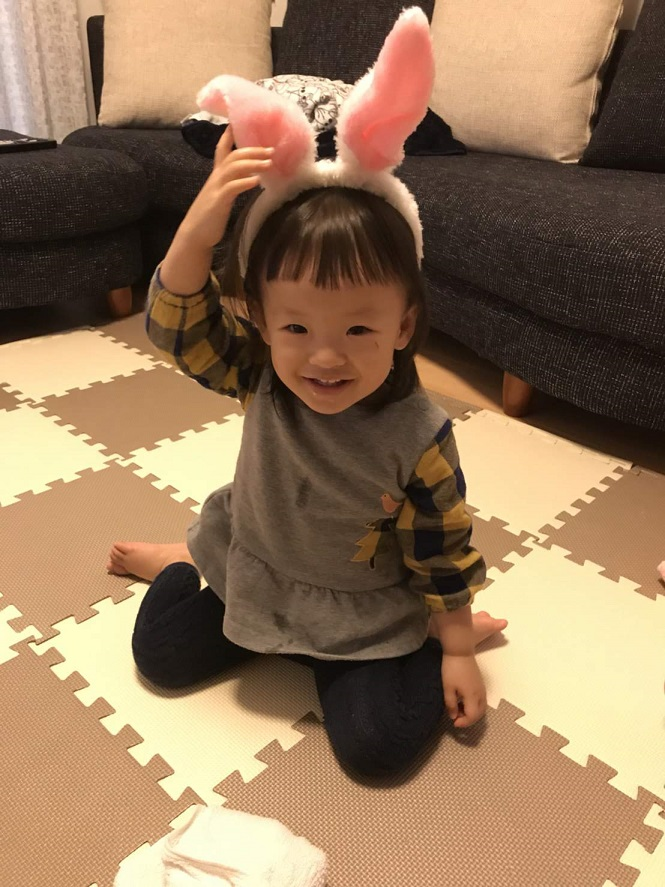
#> input picture images/mio02.jpg, 665 x 887 px
$ python sample02.py images/mio02.jpg
#> lines starting #> are read from the running program, lines starting #| are printed output that depends on the picture
from base64 import b64encode
from sys import argv
import json
import requests
from PIL import Image
from PIL import ImageDraw

def face_ditection( resp , im ):
    LIKELIHOOD = {'UNKOWN': '%sかわからない',
           'VERY_UNLIKELY': '全く%sでない',
           'UNLIKELY': '%sでない',
           'POSSIBLE': 'まぁまぁ%s',
           'LIKELY': '%s！',
           'VERY_LIKELY': 'とても%s'}

    draw = ImageDraw.Draw(im)

    for fa in resp["faceAnnotations"]:
        v = fa["boundingPoly"]

        v_list = v["vertices"]
        x = []
        y = []
        for item in v_list:
            try:
                x.append(item["x"])
            except KeyError:
                x.append( 0 )
            try:
                y.append(item["y"])
            except KeyError:
                y.append( 0 )
        draw.rectangle((min(x), min(y), max(x), max(y)), outline=(255, 0, 0))
        print( LIKELIHOOD[ fa["joyLikelihood"] ]%'楽しそう' )
        print( LIKELIHOOD[ fa["sorrowLikelihood"]]%'悲しそう' )
        print( LIKELIHOOD[ fa["angerLikelihood"]]%'怒ってそう' )
        print( LIKELIHOOD[ fa["surpriseLikelihood"]]%'驚いてそう' )

    im.show()

if __name__ == '__main__':
    resp = {'faceAnnotations': [{'boundingPoly': {
        'vertices': [{'x': 248, 'y': 229}, {'x': 415, 'y': 229}, {'x': 415, 'y': 422}, {'x': 248, 'y': 422}]},
                                 'fdBoundingPoly': {
                                     'vertices': [{'x': 259, 'y': 287}, {'x': 395, 'y': 287}, {'x': 395, 'y': 423},
                                                  {'x': 259, 'y': 423}]}, 'landmarks': [
            {'type': 'LEFT_EYE', 'position': {'x': 299.83426, 'y': 329.83255, 'z': 0.0011867527}},
            {'type': 'RIGHT_EYE', 'position': {'x': 357.74362, 'y': 330.87518, 'z': -0.79565316}},
            {'type': 'LEFT_OF_LEFT_EYEBROW', 'position': {'x': 288.45728, 'y': 318.53918, 'z': 1.5632429}},
            {'type': 'RIGHT_OF_LEFT_EYEBROW', 'position': {'x': 317.41415, 'y': 322.85184, 'z': -12.65791}},
            {'type': 'LEFT_OF_RIGHT_EYEBROW', 'position': {'x': 341.20587, 'y': 323.16382, 'z': -13.054339}},
            {'type': 'RIGHT_OF_RIGHT_EYEBROW', 'position': {'x': 370.5553, 'y': 319.78723, 'z': 0.3767877}},
            {'type': 'MIDPOINT_BETWEEN_EYES', 'position': {'x': 329.1133, 'y': 333.07224, 'z': -10.715899}},
            {'type': 'NOSE_TIP', 'position': {'x': 328.5967, 'y': 364.00595, 'z': -16.45281}},
            {'type': 'UPPER_LIP', 'position': {'x': 328.63007, 'y': 377.49994, 'z': -0.65718085}},
            {'type': 'LOWER_LIP', 'position': {'x': 328.68192, 'y': 392.47385, 'z': 7.4609346}},
            {'type': 'MOUTH_LEFT', 'position': {'x': 305.7939, 'y': 378.63, 'z': 15.187313}},
            {'type': 'MOUTH_RIGHT', 'position': {'x': 352.09778, 'y': 380.38782, 'z': 14.731333}},
            {'type': 'MOUTH_CENTER', 'position': {'x': 328.6772, 'y': 383.33582, 'z': 4.9306755}},
            {'type': 'NOSE_BOTTOM_RIGHT', 'position': {'x': 344.83292, 'y': 363.24332, 'z': 3.2518535}},
            {'type': 'NOSE_BOTTOM_LEFT', 'position': {'x': 311.8429, 'y': 362.78134, 'z': 3.8425305}},
            {'type': 'NOSE_BOTTOM_CENTER', 'position': {'x': 328.5181, 'y': 368.4146, 'z': -3.581519}},
            {'type': 'LEFT_EYE_TOP_BOUNDARY', 'position': {'x': 304.69797, 'y': 328.8072, 'z': -4.1870885}},
            {'type': 'LEFT_EYE_RIGHT_CORNER', 'position': {'x': 310.29538, 'y': 331.91776, 'z': 0.411874}},
            {'type': 'LEFT_EYE_BOTTOM_BOUNDARY', 'position': {'x': 299.7468, 'y': 333.2134, 'z': 0.55466366}},
            {'type': 'LEFT_EYE_LEFT_CORNER', 'position': {'x': 293.6, 'y': 329.45917, 'z': 4.870285}},
            {'type': 'LEFT_EYE_PUPIL', 'position': {'x': 303.89468, 'y': 331.45685, 'z': -1.3648899}},
            {'type': 'RIGHT_EYE_TOP_BOUNDARY', 'position': {'x': 353.90396, 'y': 329.5725, 'z': -4.888189}},
            {'type': 'RIGHT_EYE_RIGHT_CORNER', 'position': {'x': 364.77872, 'y': 330.82513, 'z': 3.8665755}},
            {'type': 'RIGHT_EYE_BOTTOM_BOUNDARY', 'position': {'x': 356.849, 'y': 334.82312, 'z': -0.13107164}},
            {'type': 'RIGHT_EYE_LEFT_CORNER', 'position': {'x': 346.54285, 'y': 333.31818, 'z': 0.018443458}},
            {'type': 'RIGHT_EYE_PUPIL', 'position': {'x': 354.2796, 'y': 332.30905, 'z': -2.1703992}},
            {'type': 'LEFT_EYEBROW_UPPER_MIDPOINT', 'position': {'x': 302.90363, 'y': 315.92957, 'z': -10.569097}},
            {'type': 'RIGHT_EYEBROW_UPPER_MIDPOINT', 'position': {'x': 356.00964, 'y': 316.6922, 'z': -11.326627}},
            {'type': 'LEFT_EAR_TRAGION', 'position': {'x': 274.00116, 'y': 336.0918, 'z': 66.10024}},
            {'type': 'RIGHT_EAR_TRAGION', 'position': {'x': 392.26053, 'y': 337.85696, 'z': 68.67234}},
            {'type': 'FOREHEAD_GLABELLA', 'position': {'x': 329.25293, 'y': 322.9822, 'z': -14.874377}},
            {'type': 'CHIN_GNATHION', 'position': {'x': 328.41492, 'y': 411.931, 'z': 20.091923}},
            {'type': 'CHIN_LEFT_GONION', 'position': {'x': 278.90634, 'y': 371.37848, 'z': 55.86849}},
            {'type': 'CHIN_RIGHT_GONION', 'position': {'x': 379.99863, 'y': 373.33087, 'z': 54.373734}}],
                                 'rollAngle': 0.6159847, 'panAngle': -0.8741758, 'tiltAngle': -16.380037,
                                 'detectionConfidence': 0.9332564, 'landmarkingConfidence': 0.5778821,
                                 'joyLikelihood': 'LIKELY', 'sorrowLikelihood': 'VERY_UNLIKELY',
                                 'angerLikelihood': 'VERY_UNLIKELY', 'surpriseLikelihood': 'VERY_UNLIKELY',
                                 'underExposedLikelihood': 'VERY_UNLIKELY', 'blurredLikelihood': 'VERY_UNLIKELY',
                                 'headwearLikelihood': 'VERY_UNLIKELY'}]}

    im = Image.open('images/mio02.jpg')
#> im is the input picture: PIL image 665x887 RGB; mean R, G, B 147.8, 119, 90.2
    face_ditection( resp , im )
#> in face_ditection, `im.show()`:
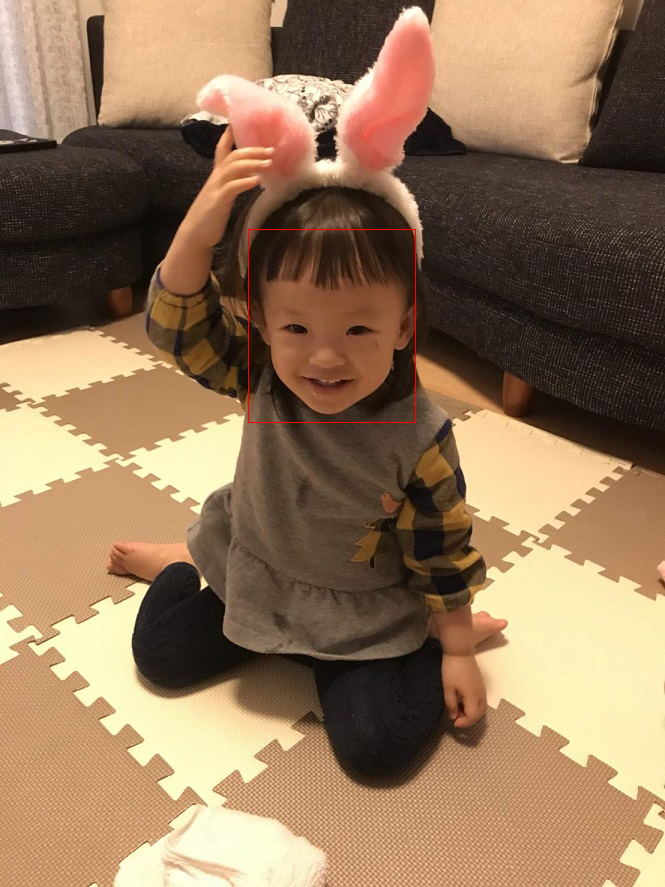
#> shown: PIL image 665x887 RGB; mean R, G, B 148.1, 118.9, 90.2

$ run again, with images/mio01.jpg copied over images/mio02.jpg
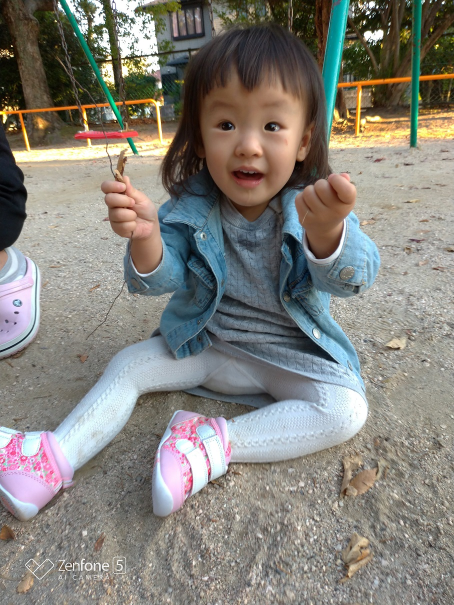
#> input picture images/mio01.jpg, 908 x 1210 px (shown at 1/2 size)
#> im is the input picture: PIL image 908x1210 RGB; mean R, G, B 131.8, 129.5, 122.9
#> in face_ditection, `im.show()`:
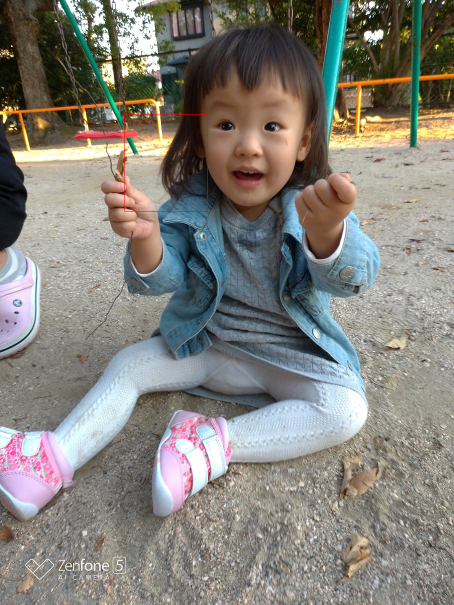
#> shown: PIL image 908x1210 RGB (shown at 1/2 size); mean R, G, B 131.9, 129.4, 122.9

$ run again, with images/sumi01.jpg copied over images/mio02.jpg
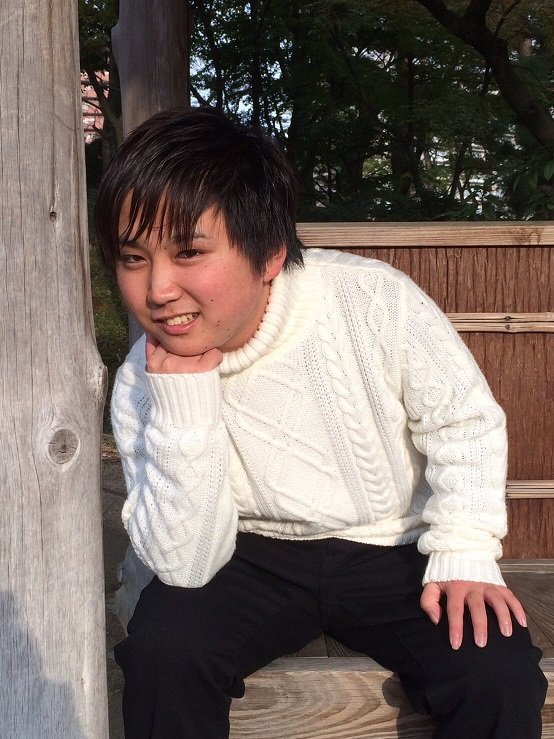
#> input picture images/sumi01.jpg, 554 x 739 px
#> im is the input picture: PIL image 554x739 RGB; mean R, G, B 121.1, 108.2, 102.1
#> in face_ditection, `im.show()`:
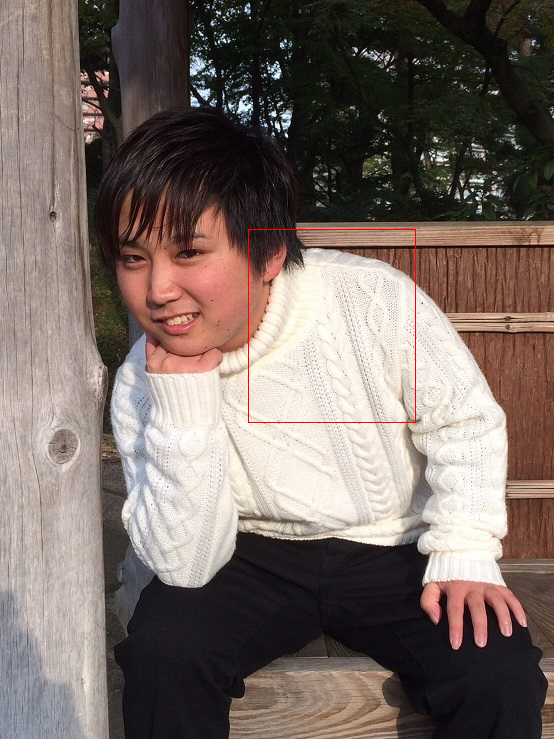
#> shown: PIL image 554x739 RGB; mean R, G, B 121.2, 107.9, 101.8

$ run again, with images/toshimio01.jpg copied over images/mio02.jpg
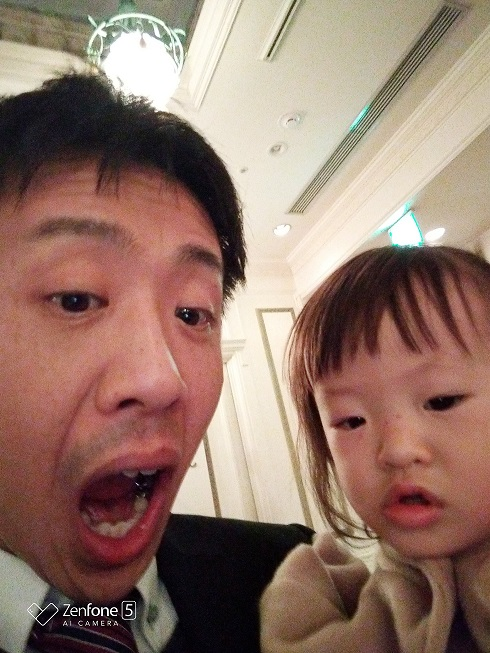
#> input picture images/toshimio01.jpg, 490 x 653 px
#> im is the input picture: PIL image 490x653 RGB; mean R, G, B 147.3, 118.5, 106
#> in face_ditection, `im.show()`:
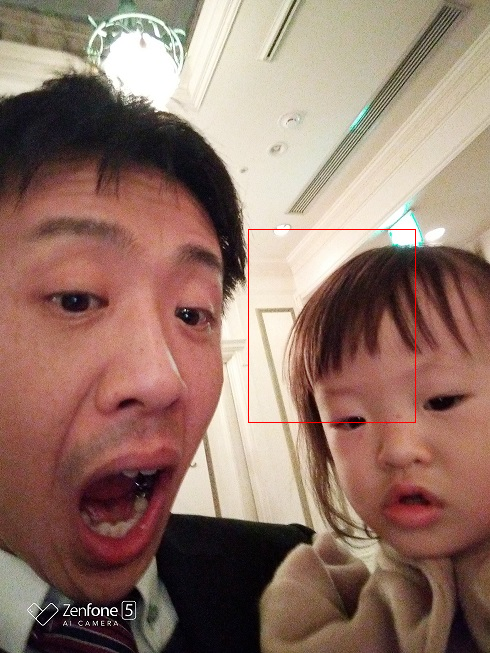
#> shown: PIL image 490x653 RGB; mean R, G, B 147.5, 118.2, 105.6
